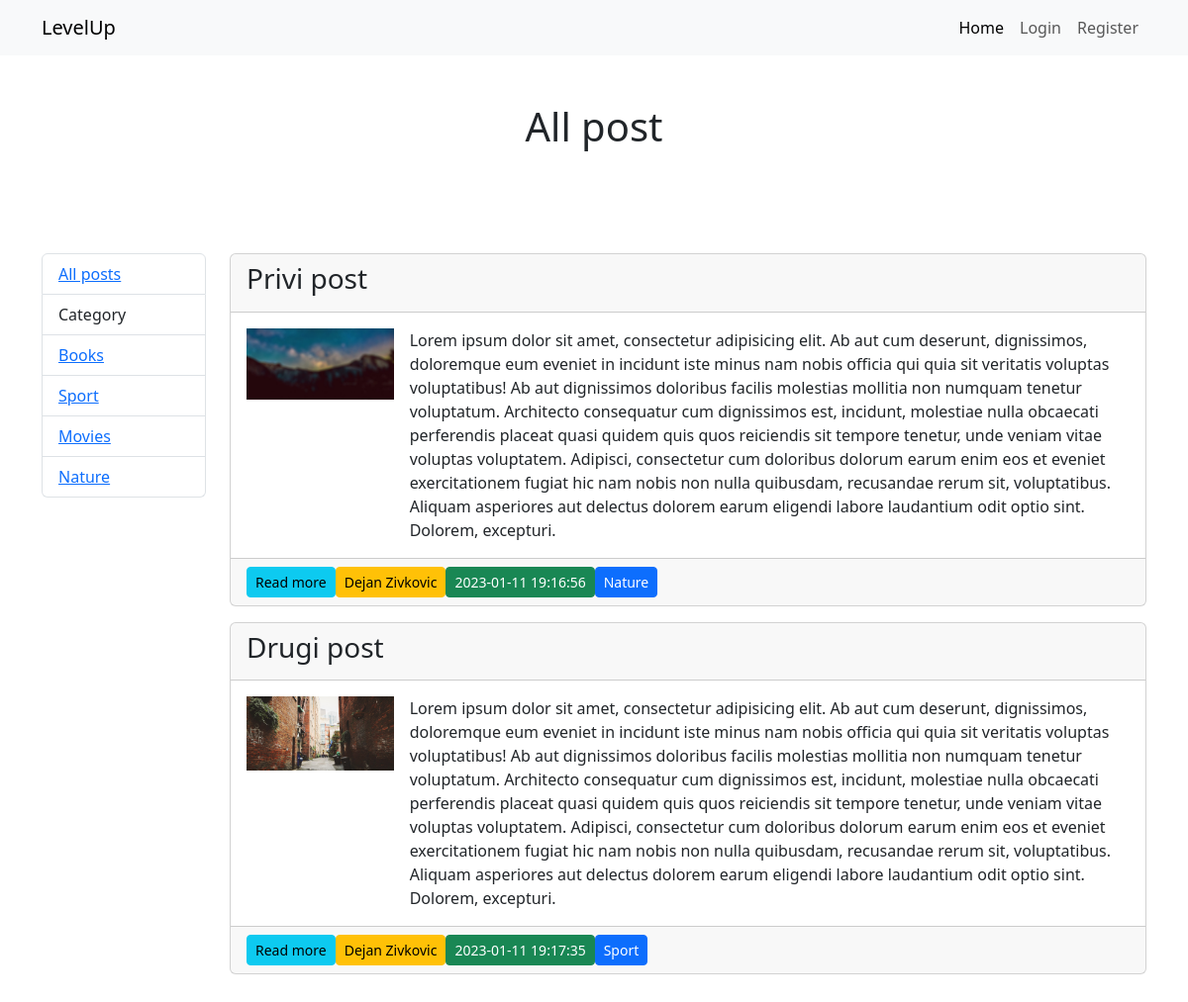
Page /user_post.php?id=1 (signed in) on the committed database.
### tables this page shows
CREATE TABLE `category` (
  `id` int(11) NOT NULL,
  `category` varchar(50) NOT NULL
);

CREATE TABLE `posts` (
  `id` int(11) NOT NULL,
  `title` varchar(255) NOT NULL,
  `text` text NOT NULL,
  `image` varchar(50) NOT NULL,
  `category_id` int(11) NOT NULL,
  `user_id` int(11) NOT NULL,
  `created_at` timestamp NOT NULL DEFAULT current_timestamp(),
  `update_at` timestamp NULL DEFAULT NULL,
  `public` int(11) NOT NULL DEFAULT 1
);

CREATE TABLE `users` (
  `id` int(11) NOT NULL,
  `first_name` varchar(50) NOT NULL,
  `last_name` varchar(50) NOT NULL,
  `email` varchar(60) NOT NULL,
  `password` varchar(60) NOT NULL,
  `gender` varchar(10) NOT NULL,
  `role` varchar(10) NOT NULL,
  `created_at` timestamp NOT NULL DEFAULT current_timestamp(),
  `update_at` timestamp NULL DEFAULT NULL
);

### user_post.php (called while the page is built, shortened)
<?php
require "core/init.php";
if (isset($_GET["id"])) {
    $all_post = $Post->getAllUserPost($_GET["id"]);
}
$all_category = $Post->getCategory();
require "views/user_post.view.php"
?>

### core/Post.php (called while the page is built, shortened)
<?php
class Post extends Connection
{
    public function getCategory()
    {
        $sql = "SELECT * FROM category";
        $query = $this->db->prepare($sql);
        $query->execute();
        return $query->fetchAll(PDO::FETCH_OBJ);
    }
    public function getAllUserPost($user_id)
    {
        $sql = "SELECT p.*, u.first_name, u.last_name, c.category
                FROM posts p
                JOIN users u ON u.id = p.user_id
                JOIN category c ON c.id = p.category_id
                WHERE p.user_id = :user_id";
        $query = $this->db->prepare($sql);
        $query->execute(["user_id" => $user_id]);
        return $query->fetchAll(PDO::FETCH_OBJ);
    }
}
$Post = new Post(config);

### core/Connection.php (called while the page is built, shortened)
<?php
class Connection
{
    public function __construct($config)
    {
        try {
            $this->db = new PDO("mysql:host=" . $config["host"] . ";dbname=" . $config["database"], $config["user"], $config["password"]);
        } catch (PDOException $err) {
            die($err->getMessage());
        }
    }
}

### views/user_post.view.php (the view, shortened to what this page needs)
<?php require "includes/top.php" ?>
<?php require "includes/navbar.php" ?>
<div class="container">
    <h1 class="text-center py-5">All post</h1>
    <div class="row py-5">
        <div class="col-md-2">
            <?php require "includes/sidebar.php" ?>
        </div>
        <div class="col-md-10">
            <?php foreach ($all_post as $post): ?>
                <div id="<?php echo $post->id ?>" class="card mb-3">
                    <div class="card-header d-flex justify-content-between">
                        <h3><?php echo $post->title ?></h3>
                    </div>
                    <div class="card-body">
                        <div class="d-flex">
                            <div class="col-2 me-3">
                                <img class="img-fluid" src="<?php echo UPLOAD_DIR . $post->image ?>"
                                     alt="">
                            </div>
                            <div class="col"><?php echo $post->text ?></div>
                        </div>
                    </div>
                    <div class="card-footer d-flex align-items-center">
                        <a href="single_post.php?id=<?php echo $post->id ?>" class="btn btn-sm btn-info">Read more</a>
                        <a href="user_post.php?id=<?php echo $post->user_id ?>"
                           class="btn btn-sm btn-warning m-0"><?php echo $post->first_name . " " . $post->last_name ?></a>
                        <p class="btn btn-sm btn-success m-0"><?php echo $post->created_at ?></p>
                        <p class="btn btn-sm btn-primary m-0"><?php echo $post->category ?></p>
                    </div>
                </div>
            <?php endforeach; ?>
        </div>
    </div>
</div>
<?php require "includes/bottom.php" ?>

### views/includes/sidebar.php
<ul class="list-group">
    <li class="list-group-item"><a href="index.php">All posts</a></li>
    <li class="list-group-item">Category</li>
    <?php foreach ($all_category as $cat) : ?>
        <li class="list-group-item"><a href="user/add_post.php"><?php echo $cat->category ?></a></li>
    <?php endforeach; ?>
</ul>

### rows in the picture
category: category "Books"
category: category "Sport"
category: category "Movies"
category: category "Nature"
posts: title "Privi post", image (picture), text "Lorem ipsum dolor sit amet, consectetur adipisicing elit. Ab aut cum deserunt, dignissimos, doloremque eum eveniet in incidunt iste minus nam nobis officia qui quia sit veritatis voluptas voluptatibus! Ab aut dignissimos doloribus facilis molestias mollitia non numquam tenetur voluptatum. Architecto consequatur cum dignissimos est, incidunt, molestiae nulla obcaecati perferendis placeat quasi quidem quis quos reiciendis sit tempore tenetur, unde veniam vitae voluptas voluptatem. Adipisci, consectetur cum doloribus dolorum earum enim eos et eveniet exercitationem fugiat hic nam nobis non nulla quibusdam, recusandae rerum sit, voluptatibus. Aliquam asperiores aut delectus dolorem earum…", user.first_name "Dejan", user.last_name "Zivkovic", created_at "2023-01-11 19:16:56", category.category "Nature"
posts: title "Drugi post", image (picture), text "Lorem ipsum dolor sit amet, consectetur adipisicing elit. Ab aut cum deserunt, dignissimos, doloremque eum eveniet in incidunt iste minus nam nobis officia qui quia sit veritatis voluptas voluptatibus! Ab aut dignissimos doloribus facilis molestias mollitia non numquam tenetur voluptatum. Architecto consequatur cum dignissimos est, incidunt, molestiae nulla obcaecati perferendis placeat quasi quidem quis quos reiciendis sit tempore tenetur, unde veniam vitae voluptas voluptatem. Adipisci, consectetur cum doloribus dolorum earum enim eos et eveniet exercitationem fugiat hic nam nobis non nulla quibusdam, recusandae rerum sit, voluptatibus. Aliquam asperiores aut delectus dolorem earum…", user.first_name "Dejan", user.last_name "Zivkovic", created_at "2023-01-11 19:17:35", category.category "Sport"
